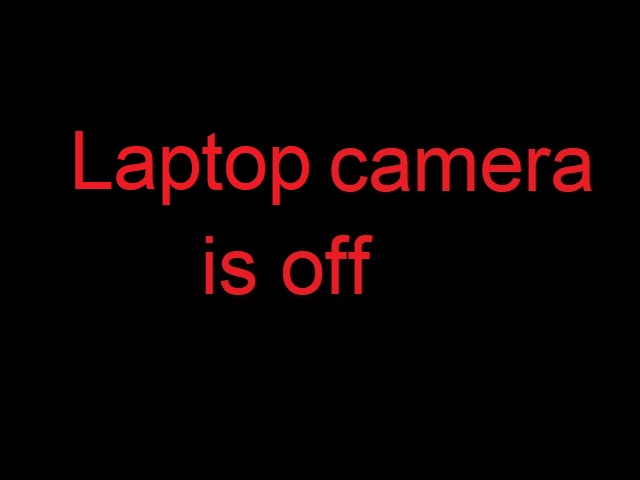
#> input picture img/laptop-off.jpg, 640 x 480 px
$ python main_for_single_camera.py
#> lines starting #> are read from the running program, lines starting #| are printed output that depends on the picture; after the words box and inside, x2 and y2 are one past the last pixel; in counts of white or black regions, pixels touching at a corner belong together
#> further down, cam_off is the input picture: shape (480, 640, 3); mean B, G, R 1.9, 1.5, 10.1
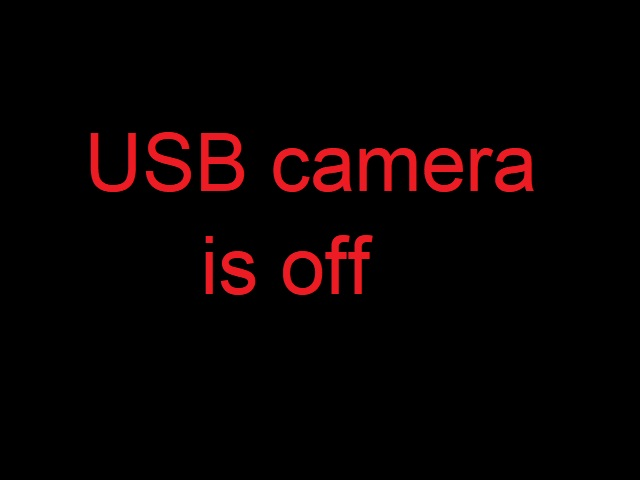
#> input picture img/usb-off.jpg, 640 x 480 px, given in place of the camera
#> further down, frame is the input picture: shape (480, 640, 3); mean B, G, R 1.6, 1.3, 9
import cv2

def frame_preprocessing(frame):
    gray = cv2.cvtColor(frame, cv2.COLOR_BGR2GRAY)
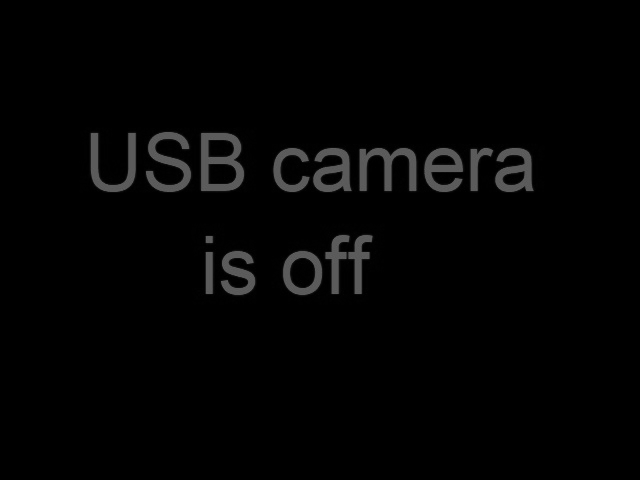
#> gray: shape (480, 640); min 0, max 100, mean 3.6

    # Apply background subtraction
    fgmask = mog.apply(gray)
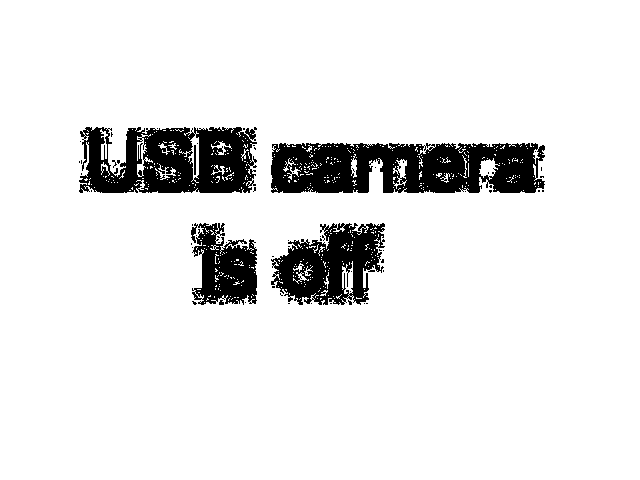
#> fgmask: shape (480, 640); values 127 (black) and 255 (white), 90.5% white; 64 black regions (58 under 20 px), largest, box (x1, y1, x2, y2) and area: (271, 143, 545, 193) 11069, (79, 127, 257, 193) 8596, (271, 223, 385, 305) 5686, (191, 223, 257, 305) 3522, (194, 145, 196, 175) 60, (219, 300, 224, 305) 20

    # Apply morphological operations to reduce noise and fill gaps
    kernel = cv2.getStructuringElement(cv2.MORPH_ELLIPSE, (2, 2))
    fgmask2 = cv2.erode(fgmask, kernel, iterations=1)
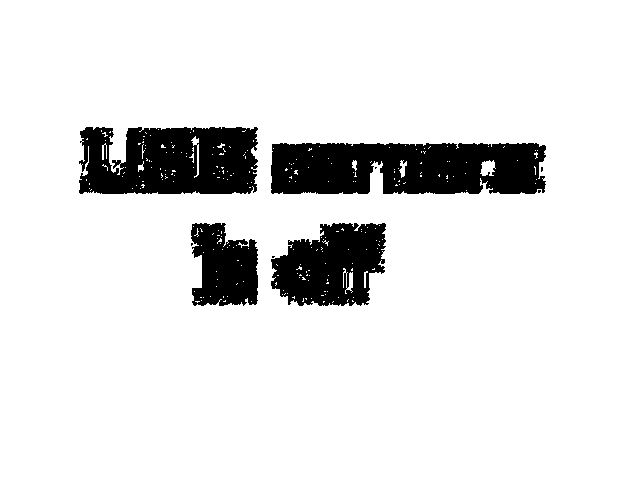
#> fgmask2: shape (480, 640); values 127 (black) and 255 (white), 88.9% white; 9 black regions (5 under 20 px), largest, box (x1, y1, x2, y2) and area: (271, 143, 546, 194) 12597, (79, 127, 258, 194) 10285, (271, 223, 386, 306) 6898, (191, 223, 258, 306) 4261
    fgmask3 = cv2.dilate(fgmask2, kernel, iterations=1)
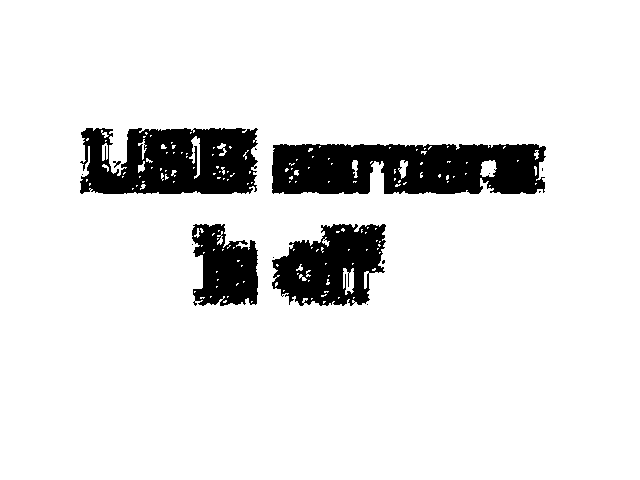
#> fgmask3: shape (480, 640); values 127 (black) and 255 (white), 89.8% white; 14 black regions (9 under 20 px), largest, box (x1, y1, x2, y2) and area: (272, 144, 546, 194) 11847, (80, 128, 258, 194) 9374, (272, 224, 386, 306) 6262, (192, 224, 258, 306) 3901, (113, 161, 121, 168) 25

    return fgmask3

def detect_cam_motion(frame):
    fgmask = frame_preprocessing(frame)
    contours, hierarchy = cv2.findContours(fgmask, cv2.RETR_EXTERNAL, cv2.CHAIN_APPROX_SIMPLE)
#> contours = [[[0, 0], [0, 479], [639, 479], [639, 0]]]

    cam_motion_detected = False

    for contour in contours:
        # Ignore small contours
        if cv2.contourArea(contour) < 800:
            continue

        # Draw bounding box around contour
        x, y, w, h = cv2.boundingRect(contour)
        cv2.rectangle(frame, (x, y), (x+w, y+h), (0, 255, 0), 2)

        # For loop after loop draws all the contours one by one that belong to the same frame. Therefore, you should add the rendered frame to the video after FULL rendering, otherwise you will get frame not with all contours at once, but a lot of frames with single contours on the video. And since you get more frames than there should be video is lagging.
        cam_motion_detected = True
#> this loop made 1 pass
#> (contour, x, y, w, h, cam_motion_detected) on pass 1: ([[0, 0], [0, 479], [639, 479], [639, 0]], 0, 0, 640, 480, True)
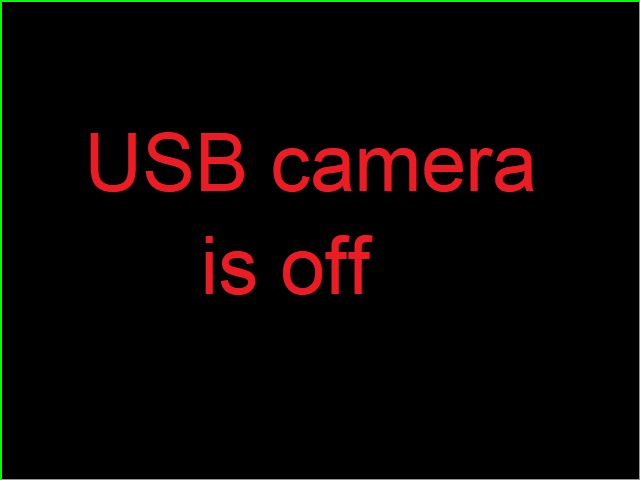
#> frame: shape (480, 640, 3); 1.09% of pixels changed, all inside (x1, y1, x2, y2) = (0, 0, 640, 480)

    if cam_motion_detected:
        cv2.putText(frame, "Motion Detected", (20, 40), cv2.FONT_HERSHEY_SIMPLEX, 0.8, (0, 0, 255), 2)
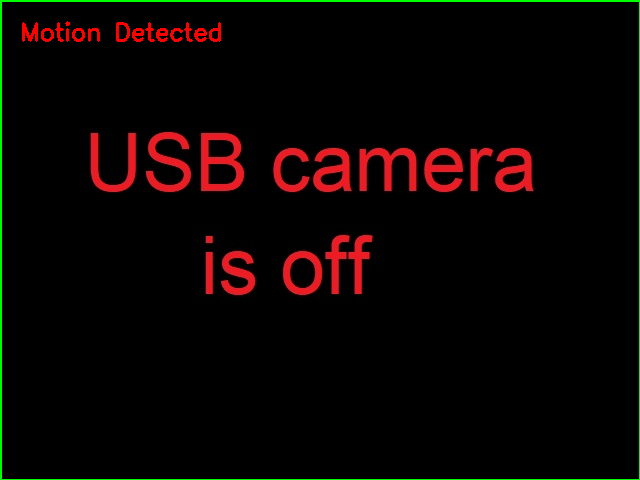
#> frame: shape (480, 640, 3); 0.48% of pixels changed, all inside (x1, y1, x2, y2) = (22, 21, 221, 42)
        out.write(frame)
        cam_motion_detected = False

    if has_frame and cam_switcher % 2 == 1:
        if cam_recording_switcher % 2 == 1:
            cv2.putText(frame, "Recording in progress", (20, 40), cv2.FONT_HERSHEY_SIMPLEX, 0.8, (0, 0, 255), 2)
            out.write(frame)
        else:
            cv2.imshow('Laptop Cam', frame)
    else:
        cv2.imshow('Laptop Cam', cam_off)

cam_capture = cv2.VideoCapture(0)
cam_frame_width = int(cam_capture.get(3))
cam_frame_height = int(cam_capture.get(4))
cam_switcher = 1
cam_recording_switcher = 0
cam_off = cv2.imread('img/laptop-off.jpg')
out = cv2.VideoWriter('Laptop_camera.mp4', cv2.VideoWriter_fourcc(*'XVID'), 28, (cam_frame_width, cam_frame_height))

# Create the MOG2 background subtractor object
mog = cv2.createBackgroundSubtractorMOG2()

while True:
    # Capture frame-by-frame
    has_frame, frame = cam_capture.read()

    # Camera (Switcher key - 1, Record key - R)
    detect_cam_motion(frame)

    key = cv2.waitKey(1)
#> (key Q is pressed here)
    if key == ord('1'):
        cam_switcher += 1
    elif key == ord('R') or key == ord('r'):
        cam_recording_switcher += 1
    elif key == ord('Q') or key == ord('q'):
        break

# When everything is done, release the capture
cam_capture.release()
out.release()
cv2.destroyAllWindows()
